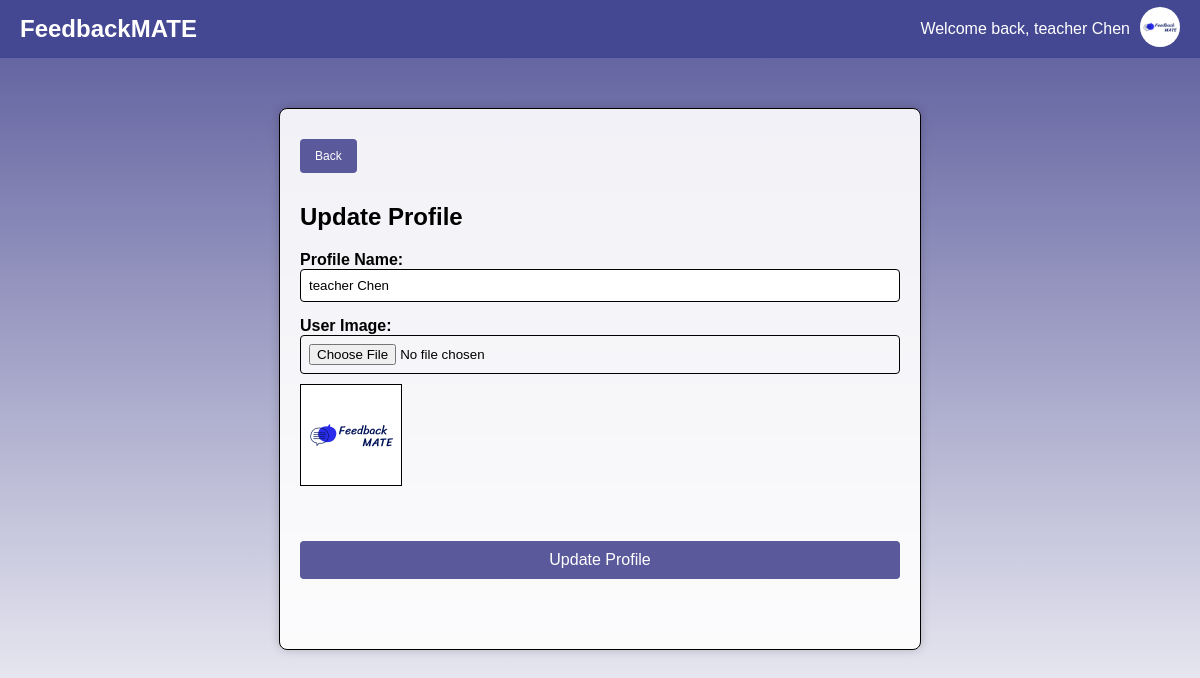
Page /edit-personal-info/ (signed in) on the committed database.
### main/models.py (models this page shows, shortened)
class UserInfo(models.Model):
    user = models.OneToOneField(User, on_delete=models.CASCADE)
    profile_name = models.CharField(max_length=30)
    user_image = models.ImageField(upload_to=user_image_path, default='img/user.png')

### main/views.py (the view, shortened to what this page needs)
# urls.py: path('edit-personal-info/', views.editPersonalInfoPage, name="personal-info"),
def editPersonalInfoPage(request):
    user_info = UserInfo.objects.get(user=request.user)
    return render(request, 'edit_user_info.html', {
        'user_info': user_info,
        'username': user_info.profile_name,
        'user_image': user_info.user_image.url
    })

### main/templates/edit_user_info.html (shortened to what this page needs)
<!DOCTYPE html>
<html lang="en">
<head>
</head>
<body>
    <div class="header">
        <div class="logo">FeedbackMATE</div>
        <div class="user-info">
            <span class="welcome-text">Welcome back, {{ username }}</span>
            <div class="user-dropdown">
                <img src="{{ user_image }}" alt="User Image" width="40" height="40" style="border-radius: 50%;">
            </div>
        </div>
    </div>
    <div class="container">
        <button onclick="location.href='{% url 'student' %}'" class="back-button">Back</button>
        <h2>Update Profile</h2>
        <form action="" method="post" enctype="multipart/form-data">
            <div class="form-group">
                <label for="profileName">Profile Name:</label>
                <input type="text" id="profileName" name="profile_name" value="{{ user_info.profile_name }}" placeholder="{{ user_info.profile_name }}" maxlength="20">
            </div>
            <div class="form-group">
                <label for="userImage">User Image:</label>
                <input type="file" id="userImage" name="user_image" accept="image/*">
                <div id="imagePreview" style="background-image: url('{{ user_info.user_image.url }}');"></div>
            </div>
            <button type="submit" class="submit-button">Update Profile</button>
        </form>
    </div>
</body>
</html>

### main/templates/edit_user_info.html (style rules this page uses)
body { font-family: Arial, sans-serif; margin: 0; padding: 0; background: linear-gradient(to bottom, #59599B, white); min-height: 100vh; }
.header { display: flex; justify-content: space-between; align-items: center; padding: 20px; height: 18px; background-color: #444791; color: white; margin-bottom: 20px; min-width: 600px; }
.logo { font-size: 24px; font-weight: bold; }
.user-info { display: flex; align-items: center; }
.welcome-text { margin-right: 10px; }
.user-dropdown { position: relative; }
.container { width: 600px; height: 500px; margin: 50px auto; padding: 20px; border: 1px solid black; background-color: rgba(255, 255, 255, 0.9); box-shadow: 0 0 10px rgba(0, 0, 0, 0.2); border-radius: 8px; }
form { display: flex; flex-direction: column; }
.form-group { margin-bottom: 15px; }
label { margin-bottom: 5px; font-weight: bold; }
input[type="text"], input[type="file"] { padding: 8px; border: 1px solid #000000; border-radius: 4px; display: block; width: 97%; }
.submit-button { margin-top: 40px; padding: 10px 15px; background-color: #59599B; color: white; border: none; border-radius: 4px; cursor: pointer; font-size: 16px; width:100%; transition: background-color 0.3s; }
#imagePreview { width: 100px; height: 100px; border: 1px solid #000000; margin-top: 10px; background-size: cover; background-position: center center; }
.back-button { display: inline-block; background-color: #59599B; color: white; padding: 10px 15px; margin-bottom: 10px; margin-top: 10px; cursor: pointer; font-size: 12px; text-decoration: none; border-radius: 4px; border: none; transition: background-color 0.3s; }

### rows in the picture
UserInfo: profile_name "teacher Chen", user_image (picture)
